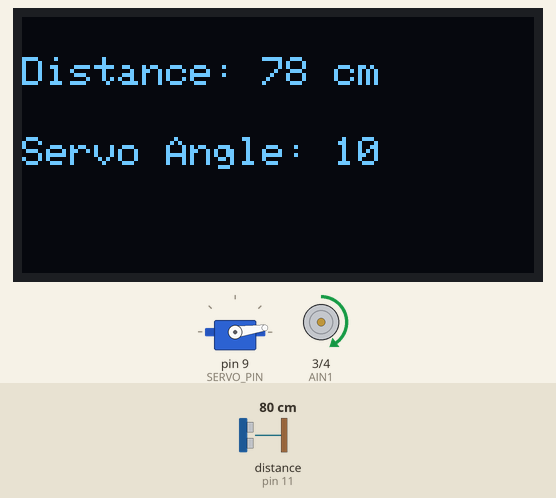
Recording of a sketch running on a simulated Arduino Uno, built with avr-gcc and run on an emulated ATmega328P. Shown: 128×64 one-colour display, servo, motor-driver pin pairs drawn as motors (green arrow = first pin HIGH = forward, orange = second pin HIGH = backward, longer = more drive, scaled by the enable pin). Wiring (inferred from the names in the program): ultrasonic range finder: trigger pin 10; echo pin 11. The inputs (shaded band) are chosen by the test bench; at power-on: distance to the obstacle (sensor on pin 11) 80 cm. The echo pulse lasts 58.3 µs per cm.

Above: at 1.2 s.
1.3 s: distance to the obstacle (sensor on pin 11) set to 2 cm
At 2.5 s:
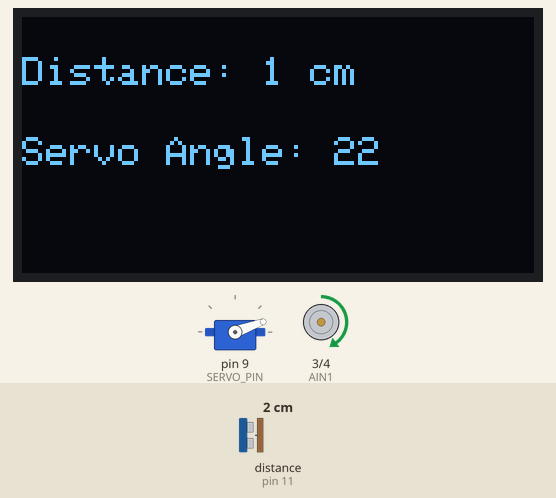
4.3 s: distance to the obstacle (sensor on pin 11) set to 4 cm
At 4.81 s:
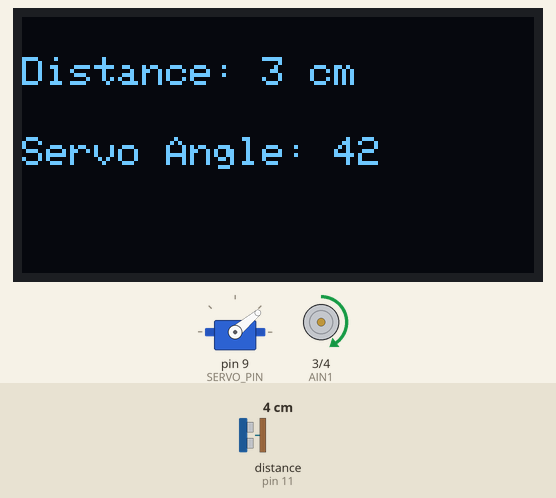
6.8 s: distance to the obstacle (sensor on pin 11) set to 9 cm
At 7.11 s:
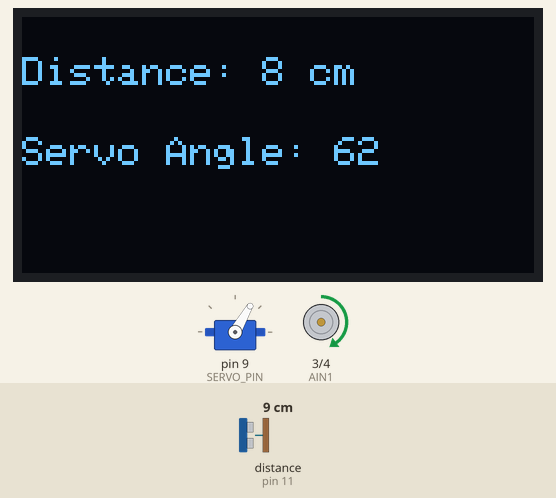
Timing chart, 0 to 22.1 s (numbered marks = the images above; inputs shaded):
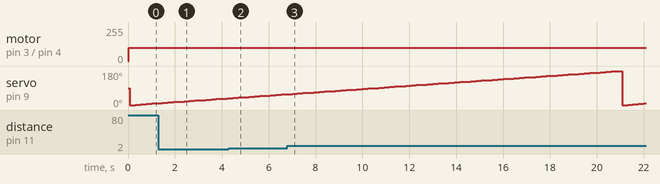

The sketch:

02_ControllerBoard_All_Testing.ino
```cpp
#include <Adafruit_GFX.h>
#include <Adafruit_SSD1306.h>
#include <Servo.h>

#define SCREEN_WIDTH 128
#define SCREEN_HEIGHT 64
#define OLED_RESET -1
Adafruit_SSD1306 display(SCREEN_WIDTH, SCREEN_HEIGHT, &Wire, OLED_RESET);

// Ultrasonic pins
#define TRIG_PIN 10
#define ECHO_PIN 11

// Servo pin
#define SERVO_PIN 9
Servo myServo;

// Motor driver pins (TB6612)
#define PWMA 5
#define AIN1 3
#define AIN2 4

void setup() {
  Serial.begin(9600);

  // OLED init
  if (!display.begin(SSD1306_SWITCHCAPVCC, 0x3C)) {
    Serial.println("OLED not found!");
    for (;;);
  }
  display.clearDisplay();
  display.setTextSize(1);
  display.setTextColor(SSD1306_WHITE);

  // Servo init
  myServo.attach(SERVO_PIN);

  // Motor setup
  pinMode(PWMA, OUTPUT);
  pinMode(AIN1, OUTPUT);
  pinMode(AIN2, OUTPUT);

  // Ultrasonic setup
  pinMode(TRIG_PIN, OUTPUT);
  pinMode(ECHO_PIN, INPUT);
}

long readUltrasonic() {
  digitalWrite(TRIG_PIN, LOW);
  delayMicroseconds(2);
  digitalWrite(TRIG_PIN, HIGH);
  delayMicroseconds(10);
  digitalWrite(TRIG_PIN, LOW);

  long duration = pulseIn(ECHO_PIN, HIGH);
  long distance = duration * 0.034 / 2; // in cm
  return distance;
}

void loop() {
  // Read ultrasonic distance
  long distance = readUltrasonic();

  // Move servo (for demo, sweep slowly)
  static int angle = 0;
  myServo.write(angle);
  angle += 2;
  if (angle > 180) angle = 0;

  // Motor rotates in 1 direction at PWM = 100
  digitalWrite(AIN1, HIGH);
  digitalWrite(AIN2, LOW);
  analogWrite(PWMA, 100);

  // Display on OLED
  display.clearDisplay();
  display.setCursor(0, 10);
  display.print("Distance: ");
  display.print(distance);
  display.println(" cm");

  display.setCursor(0, 30);
  display.print("Servo Angle: ");
  display.print(angle);

  display.display();

  delay(200);
}
```
